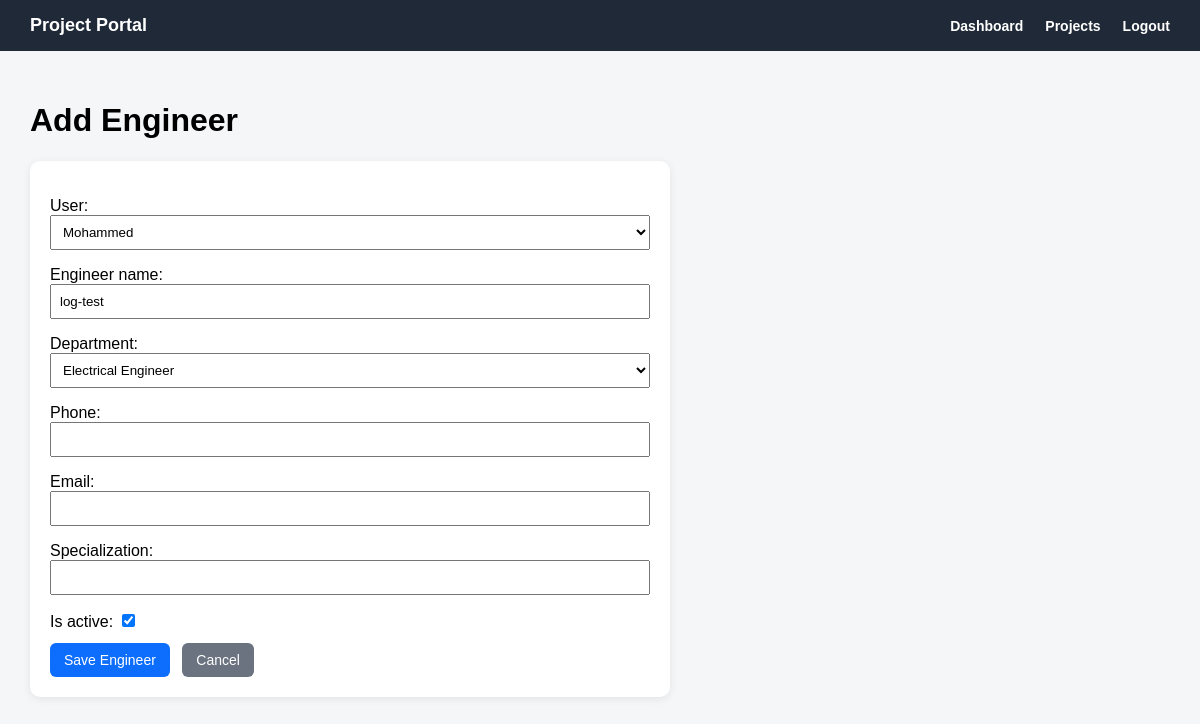
Page /engineers/11/edit/ (signed in) on the earlier database version.
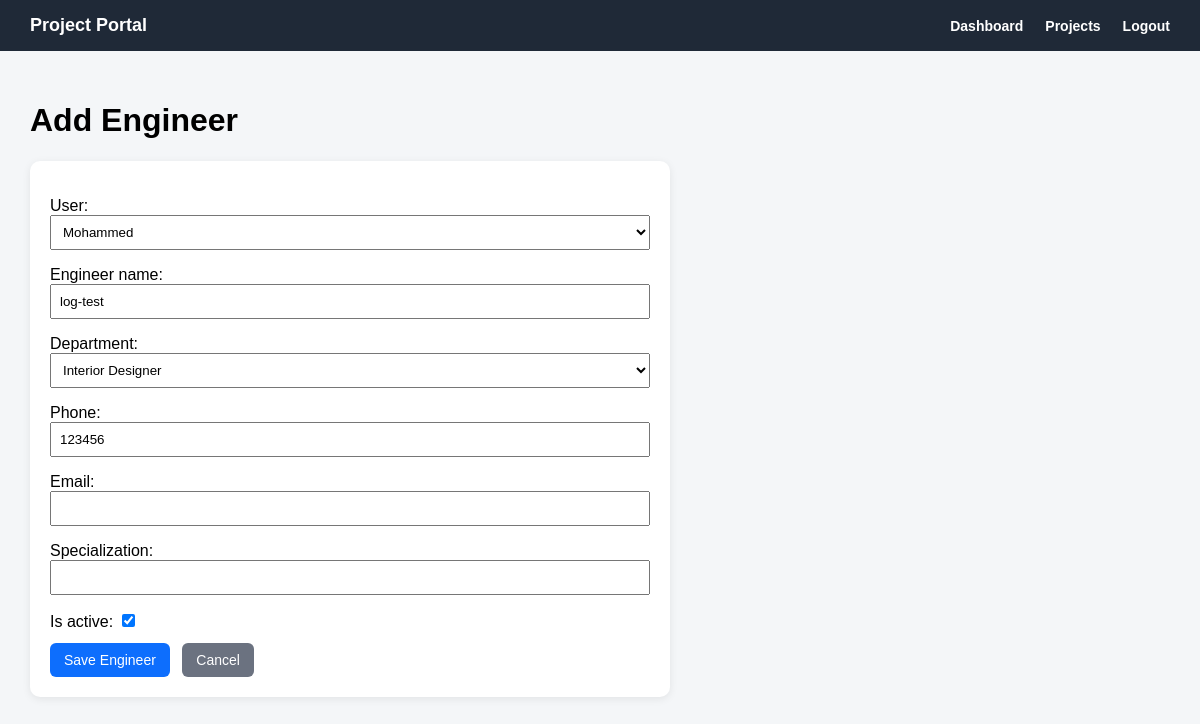
Same page on the later database version.
### engineers/models.py (models this page shows, shortened)
class Engineer(models.Model):
    class Department(models.TextChoices):
        INTERIOR_DESIGNER = 'INTERIOR_DESIGNER', 'Interior Designer'
        MECHANICAL_ENGINEER = 'MECHANICAL_ENGINEER', 'Mechanical Engineer'
        ELECTRICAL_ENGINEER = 'ELECTRICAL_ENGINEER', 'Electrical Engineer'
        SUPERVISOR = 'SUPERVISOR', 'Supervisor'
        ARCHITECT = 'ARCHITECT', 'Architect'
    user = models.OneToOneField(
        settings.AUTH_USER_MODEL,
        on_delete=models.CASCADE,
        related_name='engineer_profile'
    )
    engineer_name = models.CharField(max_length=150)
    department = models.CharField(
        max_length=50,
        choices=Department.choices,
        blank=True,
        null=True
    )
    phone = models.CharField(max_length=30, blank=True, null=True)
    email = models.EmailField(blank=True, null=True)
    specialization = models.CharField(max_length=150, blank=True, null=True)
    is_active = models.BooleanField(default=True)
    created_at = models.DateTimeField(auto_now_add=True)

### engineers/views.py (the view)
# urls.py: path('<int:pk>/edit/', engineer_edit_view, name='engineer_edit'),
@login_required
def engineer_edit_view(request, pk):
    if request.user.role != 'ADMIN':
        return redirect('accounts:dashboard')
    engineer = get_object_or_404(Engineer, pk=pk)
    if request.method == 'POST':
        old_user = engineer.user
        old_engineer_name = engineer.engineer_name
        old_department = engineer.department
        old_phone = engineer.phone
        old_email = engineer.email
        old_specialization = engineer.specialization
        old_is_active = engineer.is_active
        form = EngineerForm(request.POST, instance=engineer)
        if form.is_valid():
            engineer = form.save()
            changes = []
            if old_user != engineer.user:
                changes.append(f'User: {old_user} -> {engineer.user}')
            if old_engineer_name != engineer.engineer_name:
                changes.append(f'Engineer Name: {old_engineer_name} -> {engineer.engineer_name}')
            if old_department != engineer.department:
                changes.append(f'Department: {old_department} -> {engineer.department}')
            if old_phone != engineer.phone:
                changes.append(f'Phone: {old_phone} -> {engineer.phone}')
            if old_email != engineer.email:
                changes.append(f'Email: {old_email} -> {engineer.email}')
            if old_specialization != engineer.specialization:
                changes.append(f'Specialization: {old_specialization} -> {engineer.specialization}')
            if old_is_active != engineer.is_active:
                changes.append(f'Active: {old_is_active} -> {engineer.is_active}')
            description = f'Engineer updated: {engineer.engineer_name}'
            if changes:
                description += ' | Changes: ' + ', '.join(changes)
            ActivityLog.objects.create(
                user=request.user,
                action=ActivityLog.Action.UPDATE,
                model_name='Engineer',
                object_name=str(engineer),
                description=description
            )
            return redirect('engineers:engineer_detail', pk=engineer.pk)
    else:
        form = EngineerForm(instance=engineer)
    return render(request, 'engineers/engineer_form.html', {
        'form': form,
        'page_title': 'Edit Engineer',
        'button_text': 'Save Changes',
    })

### engineers/forms.py
class EngineerForm(forms.ModelForm):
    class Meta:
        model = Engineer
        fields = [
            'user',
            'engineer_name',
            'department',
            'phone',
            'email',
            'specialization',
            'is_active',
        ]
    def __init__(self, *args, **kwargs):
        super().__init__(*args, **kwargs)
        self.fields['user'].queryset = User.objects.filter(role='ENGINEER')

### templates/engineers/engineer_form.html (shortened to what this page needs)
{% extends 'base.html' %}
{% block content %}
<h1>Add Engineer</h1>
<div class="form-card">
    <form method="post">
        {{ form.as_p }}
        <button type="submit" class="btn btn-primary">Save Engineer</button>
        <a href="{% url 'engineers:engineer_list' %}" class="btn btn-secondary">
            Cancel
        </a>
    </form>
</div>
{% endblock %}

Differences in the rows shown:
changed Engineer "Mohammed": department "Electrical Engineer" → "Interior Designer"; phone (not shown) → "123456"
